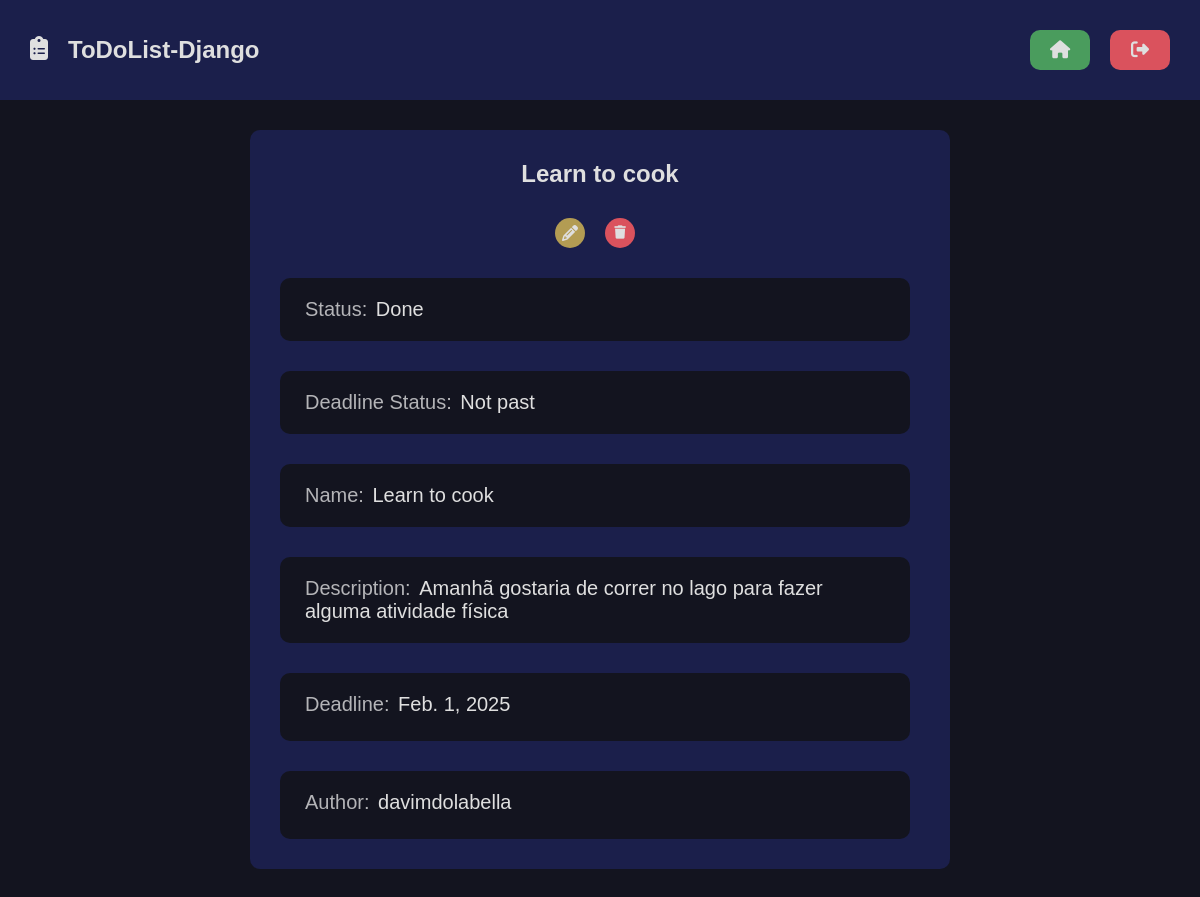
The app's page /detail/5/ (signed in) with its own data.
### todolist/models.py (models this page shows, shortened)
class Task(models.Model):
    title = models.CharField(max_length=35)
    description = models.TextField(max_length=500)
    checked = models.BooleanField(default=False)
    deadline = models.DateField()
    created_at = models.DateTimeField(auto_now_add=True)
    updated_at=models.DateTimeField(auto_now=True)
    author = models.ForeignKey(
        User, on_delete=models.SET_NULL, null=True
    )
    @property
    def is_past_deadline(self):
        return datetime.date.today() > self.deadline

### todolist/views.py (the view)
# urls.py: path('detail/<int:task_id>/', views.detail, name='detail'),
@login_required(login_url='users:login', redirect_field_name='next')
def detail(request, task_id):
    task = get_object_or_404(Task, pk=task_id)
    return render(request, 'todolist/pages/home.html', {
        'task':task,
        'is_detail_page':True,
    })

### todolist/templates/todolist/pages/home.html (shortened to what this page needs)
{% extends "global/base.html" %}
{% block content %}
    <div class="main container">
        {% include "todolist/partials/todolist.html" %}
    </div>
{% endblock content %}

### todolist/templates/todolist/partials/todolist.html (shortened to what this page needs)
{% load static %}
{% if is_detail_page %}
<div class="todolist-container">
    {% if task.is_past_deadline %}
    <div class="todolist container border detail is-past-deadline">
    {% else %}
    <div class="todolist container border detail">
    {% endif %}
        <h2>{{task.title}}</h2>
        <div class="list-itens detail">
            {% include "todolist/partials/list_item.html" %}
        </div>
    </div>
</div>
{% endif %}

### todolist/templates/todolist/partials/list_item.html (shortened to what this page needs)
{% if is_detail_page %}
    <div class="list-item-actions" style="margin-top:1rem;">
        <div class="list-item-action-button">
            <a href="{% url 'todolist:edit_task' task.pk %}" class="list-item-action-button two" title="edit-item"><i class="fa-solid fa-pencil"></i></a>
        </div>
        <div class="list-item-action-button" >
            <button class="list-item-action-button three " title="delete-item"><i class="fa-solid fa-trash"></i></button>
        </div>
    </div>
    <div class="detail list-item border">
        <div class="detail list-item-content">
            {% if task.checked %}
            <p class="detail list-item-text">Status: <span>Done</span></p>
            {% else %}
            <p class="detail list-item-text">Status: <span>Not done</span></p>
            {% endif %}
        </div>
    </div>
    <div class="detail list-item border">
        <div class="detail list-item-content">
            {% if task.is_past_deadline%}
            <p class="detail list-item-text">Deadline Status: <span>Past</span></p>
            {% else %}
            <p class="detail list-item-text">Deadline Status: <span>Not past</span></p>
            {% endif %}
        </div>
    </div>
    <div class="detail list-item border">
        <div class="detail list-item-content">
            <p class="detail list-item-text">Name: <span>{{ task.title }} </span></p>
        </div>
    </div>
    <div class="detail list-item border">
        <div class="detail list-item-content">
            <p class="detail list-item-text">Description: <span>{{ task.description }} </span></p>
        </div>
    </div>
    <div class="detail list-item border">
        <div class="detail list-item-content">
            <p class="detail list-item-text time">Deadline: <span>{{ task.deadline }} </span></p>
        </div>
    </div>
    <div class="detail list-item border">
        <div class="detail list-item-content">
            <p class="detail list-item-text time">Author: <span>{{ task.author.username }} </span></p>
        </div>
    </div>
{% endif %}

### base_static/global/css/style.css (style rules this page uses)
:root { --color-primary: #269fe6; --color-primary-hover: #2086c2; --color-primary-dark: #13141f; --color-primary-dark-header:#1b1f4b; --color-is-past-deadline-dark:#331414; --color-is-past-deadline:#3a1515; --color-primary-dark-hover: #212336; --color-primary-light: #d4ecfa; --color-primary-light-hover: #bdd8e7; --color-white: #dfdfdf; --color-black: #000; --color-dark-text: #444; --color-info-light: #cce5ff; --color-debug-light: #cce5ff; --color-success-light: #d4edda; --color-alert-light: #fff3cd; --color-warning-light: #fff3cd; --color-error-light: #f8d7da; --color-info-dark: #4d86c4; --color-debug-dark: #4d86c4; --color-success-dark: #4a9c5d; --color-alert-dark: #927f40; --color-warning-dark: #b39c53; --color-error-dark: #da525d; --color-gray-0: #f9f9f9; --color-gray-1: #e0e0e0; --color-gray-2: #c7c7c7; --color-gray-3: #aeaeae; --color-gray-4: #959595; --color-gray-5: #7d7d7d; --color-gray-6: #646464; --color-gray-7: #4b4b4b; --color-gray-8: #323232; --color-gray-9: #191919; --search-focus-color:#E8F0FE; --font-primary: sans-serif; --font-headings: sans-serif; --spacing-gutter-small: 2rem; --spacing-gutter-medium: 3rem; --spacing-gutter-large: 4rem; }
* { padding: 0; margin: 0; box-sizing: border-box; }
html { font-size: 62.5%; }
.border { border-radius: 1rem; }
body { font-size: 1.6rem; font-family: var(--font-primary); background-color: var(--color-primary-dark); }
h1,h2,h3,h4,h5,h6 { font-family: var(--font-headings); }
.container { max-width: 144rem; margin: 0 auto; padding: var(--spacing-gutter-medium); }
.main { display: flex; flex-direction: column; flex-wrap: nowrap; justify-content: center; width: 100%; }
.todolist { max-width: 70rem; width: 100%; max-height: 43rem; display: flex; flex-wrap: nowrap; flex-direction: column; gap: var(--spacing-gutter-small); justify-content: center; align-items: center; color: var(--color-white); background-color: var(--color-primary-dark-header); }
.todolist .list-itens { width: 100%; height: 100%; display: flex; flex-direction: column; align-items: center; gap: var(--spacing-gutter-medium); overflow-y: auto; padding-right: 1rem; }
.todolist .list-item { padding: var(--spacing-gutter-small); width: 100%; max-height: 5.8rem; display: flex; background-color: var(--color-primary-dark); justify-content: space-between; align-items: center; }
.list-item-actions { display: flex; justify-content: center; align-items: center; gap:var(--spacing-gutter-small); z-index: 999; }
.list-item-actions .list-item-action-button { display: flex; justify-content: center; align-items: center; width: 3rem; height: 3rem; border-radius: 50%; border: 0; cursor: pointer; text-decoration: none; color: var(--color-white); transition: all .2s ease; z-index: 999; }
.list-item-action-button.two { background: var(--color-warning-dark); }
.list-item-action-button.three { background: var(--color-error-dark); }
.list-item-content { max-width: 70%; overflow-x: auto; }
.list-item-text { font-size: 2rem; position: relative; padding: 0 .5rem; }
.list-item-text::before { content: ''; position: absolute; width: var(--before-width, 0); height: 2.5px; background: var(--color-white); top: 50%; left: 0; transform: translateY(-50%); transition: all 1s ease; }
.todolist.detail { max-width: 70rem; width: 100%; max-height: none; }
.todolist.detail h2 { overflow-x: auto; max-width: 80%; text-align: center; }
.todolist .list-item.detail { width: 100%; max-height: none; }
.list-item-content.detail { max-width: none; overflow-x: none; }
.list-item-text.time.detail { margin-bottom: .5rem; }
.list-item-text.detail { font-size: 2rem; color: rgba(255, 255, 255, 0.682); }
.list-item-text.detail span { font-size: 2rem; margin-left: .3rem; color: var(--color-white); }
.list-item-text.detail::before { content: ''; display: none; }

### records on screen
Task: title "Learn to cook", description "Amanhã gostaria de correr no lago para fazer alguma atividade física", deadline "Feb. 1, 2025", author.username "davimdolabella"
